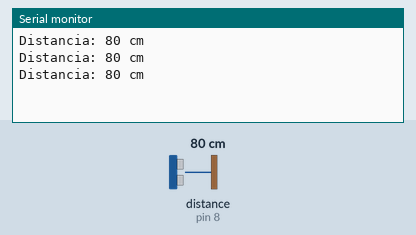
Bench run of a sketch on a simulated Arduino Uno, built with avr-gcc and run on an emulated ATmega328P. Shown: the last lines printed to the serial monitor. Wiring (inferred from the names in the program): ultrasonic range finder: trigger pin 7; echo pin 8. The test bench sets the inputs (shaded band); at power-on: distance to the obstacle (sensor on pin 8) 80 cm. The echo pulse lasts 58.3 µs per cm.

Above: at 1.2 s.
1.3 s: distance to the obstacle (sensor on pin 8) set to 2 cm
At 1.88 s:
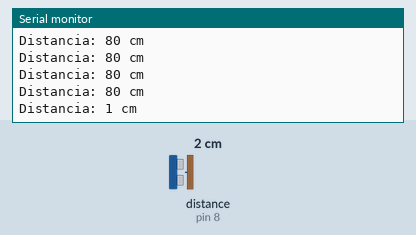
2.8 s: distance to the obstacle (sensor on pin 8) set to 4 cm
At 3.08 s:
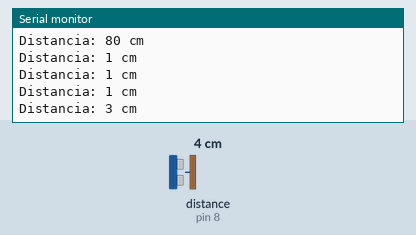
4.3 s: distance to the obstacle (sensor on pin 8) set to 120 cm
At 4.69 s:
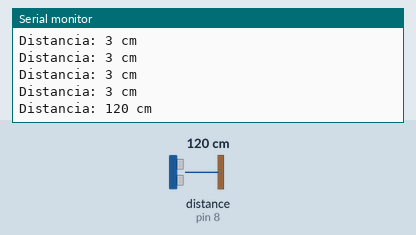
Timing chart, 0 to 7.3 s (numbered marks = the images above; inputs shaded):
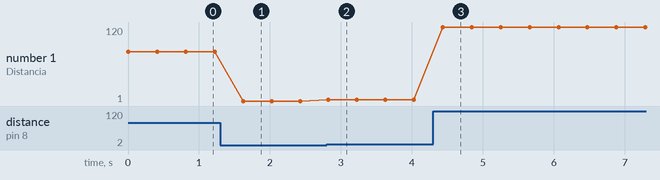

Measured:
- after the input at 1.3 s, the serial monitor: prints a new line after 0.32 s (image 1)
- after the input at 2.8 s, the serial monitor: prints a new line at once (image 2)
- after the input at 4.3 s, the serial monitor: prints a new line after 0.14 s (image 3)
- plotted number 1: 80 → 1 after the input at 1.3 s, 1 → 3 after the input at 2.8 s, 3 → 120 after the input at 4.3 s

The sketch:

ultra-lento.ino
```cpp
// Fallo: una línea cada ~400 ms.
const int TRIG = 7;
const int ECO = 8;

void setup() {
  Serial.begin(9600);
  pinMode(TRIG, OUTPUT);
  pinMode(ECO, INPUT);
  digitalWrite(TRIG, LOW);
}

void loop() {
  digitalWrite(TRIG, LOW);
  delayMicroseconds(2);
  digitalWrite(TRIG, HIGH);
  delayMicroseconds(10);
  digitalWrite(TRIG, LOW);
  unsigned long duracion = pulseIn(ECO, HIGH, 30000);
  long cm = duracion / 58;
  Serial.print("Distancia: ");
  Serial.print(cm);
  Serial.println(" cm");
  delay(400);
}
```
